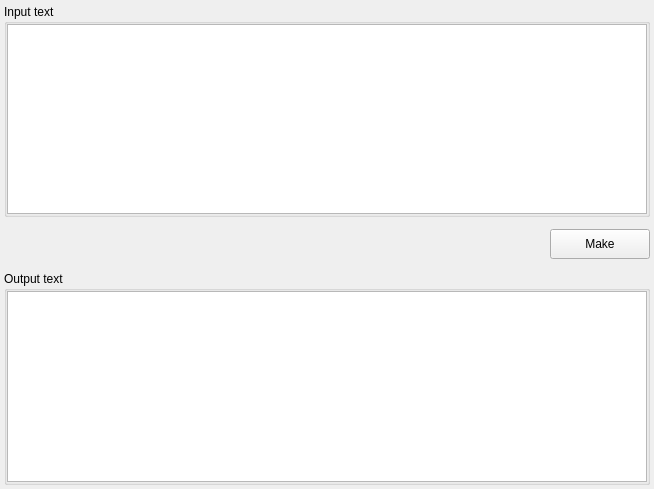
<?xml version="1.0" encoding="UTF-8"?>
<ui version="4.0">
 <class>atbash</class>
 <widget class="QWidget" name="atbash">
  <property name="geometry">
   <rect>
    <x>0</x>
    <y>0</y>
    <width>654</width>
    <height>489</height>
   </rect>
  </property>
  <property name="windowTitle">
   <string>Form</string>
  </property>
  <layout class="QVBoxLayout" name="verticalLayout">
   <property name="spacing">
    <number>12</number>
   </property>
   <property name="leftMargin">
    <number>4</number>
   </property>
   <property name="topMargin">
    <number>4</number>
   </property>
   <property name="rightMargin">
    <number>4</number>
   </property>
   <property name="bottomMargin">
    <number>4</number>
   </property>
   <item>
    <widget class="QGroupBox" name="group_box_input">
     <property name="title">
      <string>Input text</string>
     </property>
     <layout class="QVBoxLayout" name="verticalLayout_7">
      <property name="spacing">
       <number>0</number>
      </property>
      <property name="leftMargin">
       <number>0</number>
      </property>
      <property name="topMargin">
       <number>0</number>
      </property>
      <property name="rightMargin">
       <number>0</number>
      </property>
      <property name="bottomMargin">
       <number>0</number>
      </property>
      <item>
       <widget class="QTextEdit" name="text_edit_input"/>
      </item>
     </layout>
    </widget>
   </item>
   <item>
    <layout class="QHBoxLayout" name="horizontal_layout_1">
     <property name="spacing">
      <number>12</number>
     </property>
     <item>
      <spacer name="horizontal_spacer_1">
       <property name="orientation">
        <enum>Qt::Horizontal</enum>
       </property>
       <property name="sizeType">
        <enum>QSizePolicy::Expanding</enum>
       </property>
       <property name="sizeHint" stdset="0">
        <size>
         <width>40</width>
         <height>0</height>
        </size>
       </property>
      </spacer>
     </item>
     <item>
      <widget class="QPushButton" name="button_make">
       <property name="sizePolicy">
        <sizepolicy hsizetype="Fixed" vsizetype="Fixed">
         <horstretch>0</horstretch>
         <verstretch>0</verstretch>
        </sizepolicy>
       </property>
       <property name="minimumSize">
        <size>
         <width>100</width>
         <height>30</height>
        </size>
       </property>
       <property name="text">
        <string>Make</string>
       </property>
      </widget>
     </item>
    </layout>
   </item>
   <item>
    <widget class="QGroupBox" name="group_box_output">
     <property name="title">
      <string>Output text</string>
     </property>
     <layout class="QVBoxLayout" name="verticalLayout_6">
      <property name="spacing">
       <number>0</number>
      </property>
      <property name="leftMargin">
       <number>0</number>
      </property>
      <property name="topMargin">
       <number>0</number>
      </property>
      <property name="rightMargin">
       <number>0</number>
      </property>
      <property name="bottomMargin">
       <number>0</number>
      </property>
      <item>
       <widget class="QTextEdit" name="text_edit_output">
        <property name="readOnly">
         <bool>true</bool>
        </property>
       </widget>
      </item>
     </layout>
    </widget>
   </item>
  </layout>
 </widget>
 <resources/>
 <connections/>
</ui>
